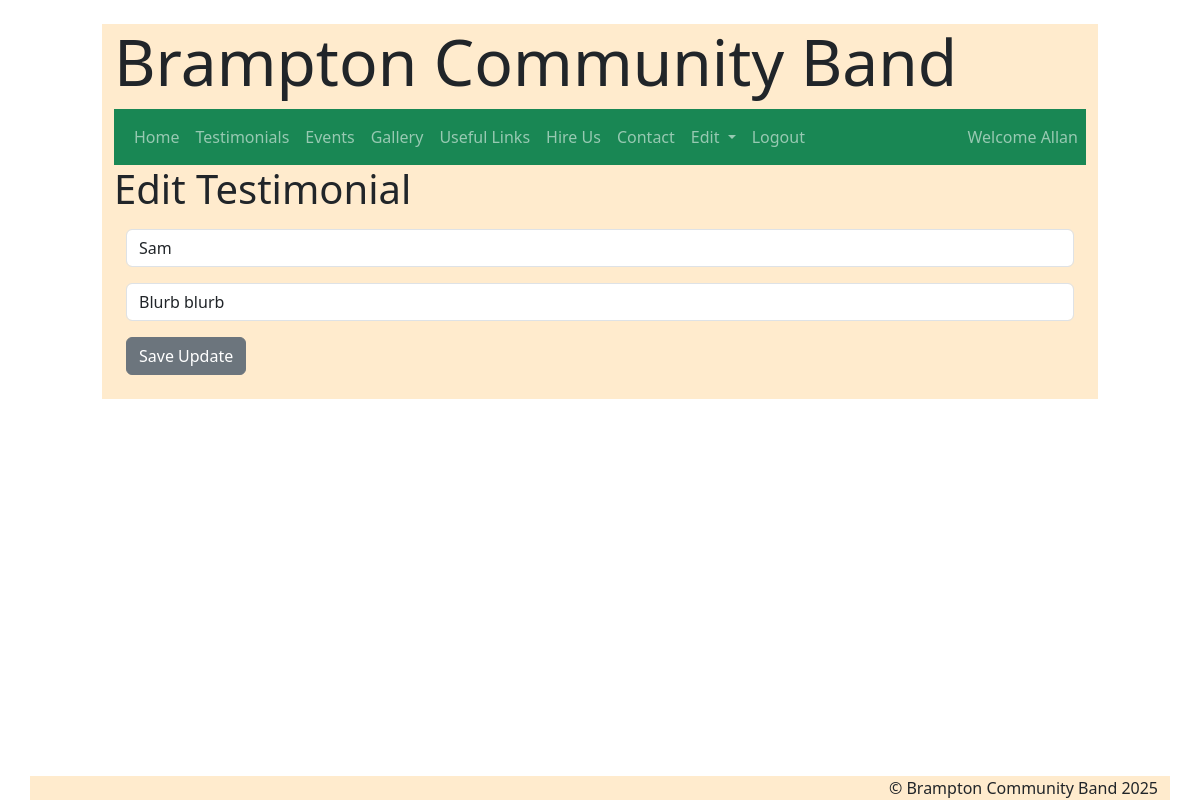
The page /edit_testimonial/1 (signed in) on the database its author committed.
### pages/models.py (models this page shows, shortened)
class CustomUser(AbstractUser):
    moderator = models.BooleanField(max_length=5, null=True, blank=True, default=False)

class Testimonials(models.Model):
    heading = models.CharField(max_length=250)
    content_text = models.TextField(blank=True)
    image_file= models.ImageField(upload_to="images/")
    article_created_at = models.DateTimeField(default=timezone.now)
    class Meta:
        ordering =['-article_created_at']

### pages/views.py (the view)
# urls.py: path('edit_testimonial/<int:id>', views.edit_testimonial, name='edit_testimonial'),
def edit_testimonial(request, id):
    if request.user.is_authenticated:
        edit_img = Testimonials.objects.get(id=id)
        if request.method == "POST":
            edit_img.heading= request.POST['heading']
            edit_img.content_text = request.POST['content_text']
            edit_img.save()
            return redirect('testimonials')
        print('here')
        edit_img = Testimonials.objects.get(id=id)
        return render(request, 'edit_testimonial.html', {"edit_img":edit_img})
    else:
        messages.success(request, "Please log to access this page")
        return render(request, 'login.html')

### pages/templates/edit_testimonial.html (shortened to what this page needs)
{% extends "base.html" %}
{% load crispy_forms_tags % }
{% block content %}
{% block page_title %}
<h2 class="display-6">Edit Testimonial</h2>
{% endblock page_title%}
<div class="container mt-3">
    <form action="{% url 'edit_testimonial' edit_img.id %}" method="POST">
        <div class="form-group">
        <input class="form-control"  name='heading' type="text" value = '{{ edit_img.heading }}' placeholder="Title"></p>
        </div>
        <div class="form-group">
        <input class="form-control" name='content_text' type="text" value = '{{ edit_img.content_text }}' placeholder="Description" ></p>
        </div>
        <button type="submit" class="btn btn-secondary">Save Update</button>
    </form>
</div>
<br>

### pages/templates/navbar.html (shortened to what this page needs)
      <nav class="navbar navbar-expand-lg navbar-dark bg-success">
        <div class="container">
          <div class="collapse navbar-collapse" id="navbarNavDarkDropdown">
            <ul class="navbar-nav">
                <li class="nav-item">
                <a class="nav-link" href="{% url 'index' %}">Home</a>
                </li>
                <li class="nav-item">
                <a class="nav-link" href="{% url 'testimonials' %}">Testimonials</a>
                </li>
                <li class="nav-item">
                <a class="nav-link" href="{% url 'news' %}">Events</a>
                </li>
                <li class="nav-item">
                <a class="nav-link" href="{% url 'gallery' %}">Gallery</a>
                </li>
                <li class="nav-item">
                    <a class="nav-link" href="{% url 'links' %}">Useful Links</a>
                </li>
                <li class="nav-item">
                <a class="nav-link" href="{% url 'hire_us' %}">Hire Us</a>
                </li>
                <li class="nav-item">
                  <a class="nav-link" href="{% url 'contact' %}">Contact</a>
              </li>
                  {% if user.is_authenticated %}
                  <li class="nav-item dropdown">
                    <a class="nav-link dropdown-toggle" href="#" id="navbarDarkDropdownMenuLink" role="button" data-bs-toggle="dropdown" aria-expanded="false">
                      Edit
                    </a>
                  </li>
              <li class="nav-item">
                  <a class="nav-link" href="{% url 'logoutBCB' %}">Logout</a>
              </li>
              <li class="nav-item right">
                <a class="nav-link" href="#">Welcome {{user.first_name}}</a>
              </li>
              {% else %}
              <li class="nav-item">
                  <a class="nav-link" href="{% url 'loginBCB' %}">Login</a>
              </li>
               {% endif %}
            </ul>
          </div>
        </div>
      </nav>

### pages/static/style.css (style rules this page uses)
body { background-image: url('Instruments.png'); opacity:1; background-blend-mode: normal; background-size: cover; min-height: 100vh; }
.container-fluid { max-width: 85%; max-height: 95%; }
.right { position: absolute; right: 0; text-align: right; }

### rows shown on the page
CustomUser: first_name "Allan"
Testimonials: heading "Sam", content_text "Blurb blurb"
